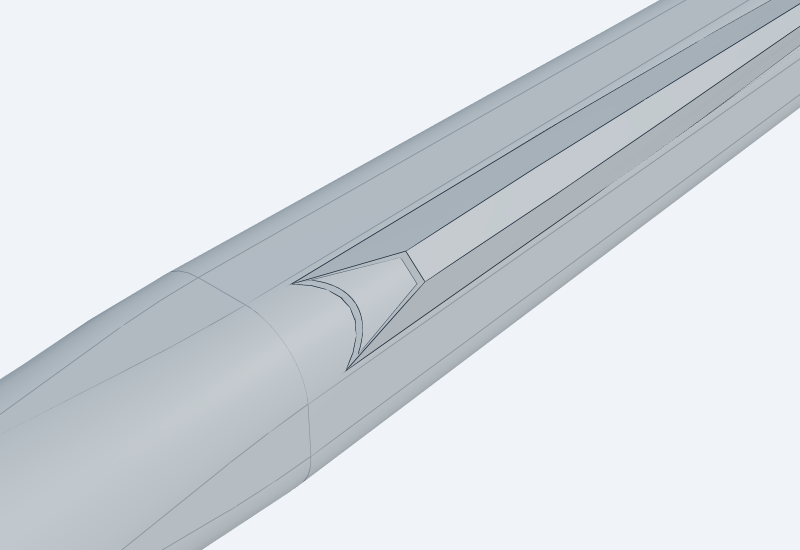
#> input picture cad/halberd_rounded_square/reviews/Intake_R3_mouth.png, 1600 x 1100 px, given in place of Intake_R3_front.png, which was not available (shown at 1/2 size)
$ python review_intake_r3.py ../reviews/Intake_R3_mouth.png
#> lines starting #> are read from the running program, lines starting #| are printed output that depends on the picture; pictures that were not available may be replaced by others from this repository, and a replacement may not be noted
"""True orthographic front/profile/taper views for the annotated R3 brief."""
import json
import hashlib
import subprocess
import sys
from pathlib import Path
from PIL import Image, ImageDraw, ImageFont

ROOT=Path(__file__).resolve().parents[1]

if __name__=="__main__" and "--manifest-only" not in sys.argv:
    cameras={
        "context":{"direction":[.35,1,.65]},
        "opposite":{"direction":[-.35,-1,-.65]},
        "front":{"direction":[1,0,0]},
        "rear":{"direction":[-1,0,0]},
        # With Z-up, these two normals project local radial/tangent axes as
        # screen-up. Direction-only specifications retain true orthographic.
        "profile":{"direction":[0,1,-1]},
        "taper":{"direction":[0,1,1]},
        "mouth":{"position":[1280,680,720],"target":[600,80,80],"zoom":2.0},
        "fin_seat":{"position":[-650,700,-350],"target":[-1010,100,100],"zoom":1.5},
    }
    jobs=[]
    for view,camera in cameras.items():
        close=view in ("mouth","fin_seat","front","rear")
        jobs.append(dict(input=str(ROOT/"STEP"/"Selected_Intake_R3.step"),mode="view",theme="snapshot",
                         display={"mode":"solid" if view in ("mouth","fin_seat") else "rendered"},
                         outputs=[{"path":str(ROOT/"reviews"/f"Intake_R3_{view}.png"),"camera":camera}],
                         width=1600 if close else 2400,height=1100 if close else 850,
                         render={"padding":.08,"viewLabels":False}))
    jobs.extend([
        dict(input=str(ROOT/"STEP"/"Selected_Intake_R3_Separated.step"),mode="view",theme="snapshot",
             display={"mode":"rendered"},width=2400,height=850,
             outputs=[{"path":str(ROOT/"reviews"/"Intake_R3_separated.png"),"camera":{"direction":[-.3,1,.65]}}],
             render={"padding":.08,"viewLabels":False}),
        dict(input=str(ROOT/"STEP"/"Selected_Intake_R3_Section.step"),mode="view",theme="snapshot",
             display={"mode":"solid"},width=1400,height=1400,
             outputs=[{"path":str(ROOT/"reviews"/"Intake_R3_section.png"),"camera":{"direction":[1,0,0]}}],
             render={"padding":.08,"viewLabels":False}),
    ])
    path=ROOT/"reviews"/"intake_R3_snapshot.json"
    path.write_text(json.dumps(jobs,indent=2)+"\n")
    subprocess.run([sys.executable,"-m","cadgen.cli","step","snapshot","--job",str(path)],check=True)
#> (this line was passed over: subprocess is not available in this run)
    font=ImageFont.truetype("C:/Windows/Fonts/arial.ttf",25)
    packets=(
        ("Drawing_Views",("front","profile","section","taper"),1100,650),
        ("Details",("mouth","fin_seat"),1200,825),
        ("Context",("context","opposite","rear","separated"),1200,550),
    )
    for title,views,w,h in packets:
        board=Image.new("RGB",(2*w,90+((len(views)+1)//2)*(h+50)),"#edf2f7")
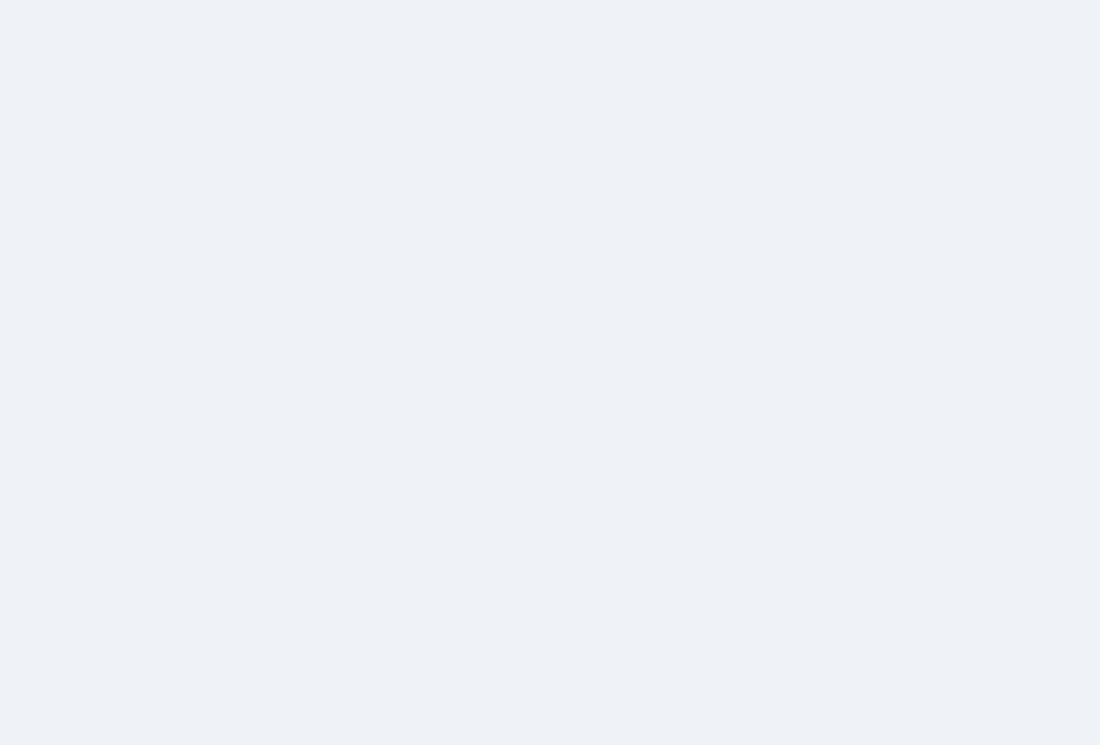
#> board: PIL image 2200x1490 RGB (shown at 1/2 size); mean R, G, B 237, 242, 247
        draw=ImageDraw.Draw(board)
        draw.text((18,14),"HALBERD R3 / DRAWING-LED INTAKE + FIN / SINGLE STATION PROTOTYPE",font=font,fill="#24394a")
        draw.text((18,48),"Thin curved-floor mouth; taper reaches stage seam; fin sits on rear housing",font=font,fill="#24394a")
        for i,view in enumerate(views):
            x=(i%2)*w; y=90+(i//2)*(h+50)
            draw.text((x+18,y+10),view.upper().replace("_"," "),font=font,fill="#24394a")
            image=Image.open(ROOT/"reviews"/f"Intake_R3_{view}.png").convert("RGB")
            image.thumbnail((w,h))
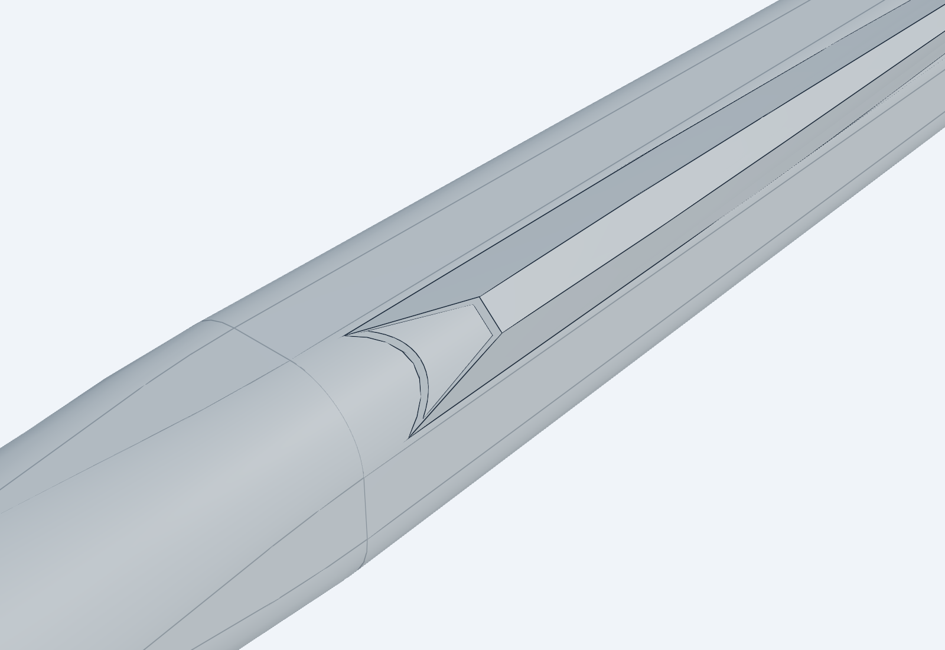
#> image: PIL image 945x650 RGB; mean R, G, B 213.8, 219.5, 225
            board.paste(image,(x+(w-image.width)//2,y+50+(h-image.height)//2))
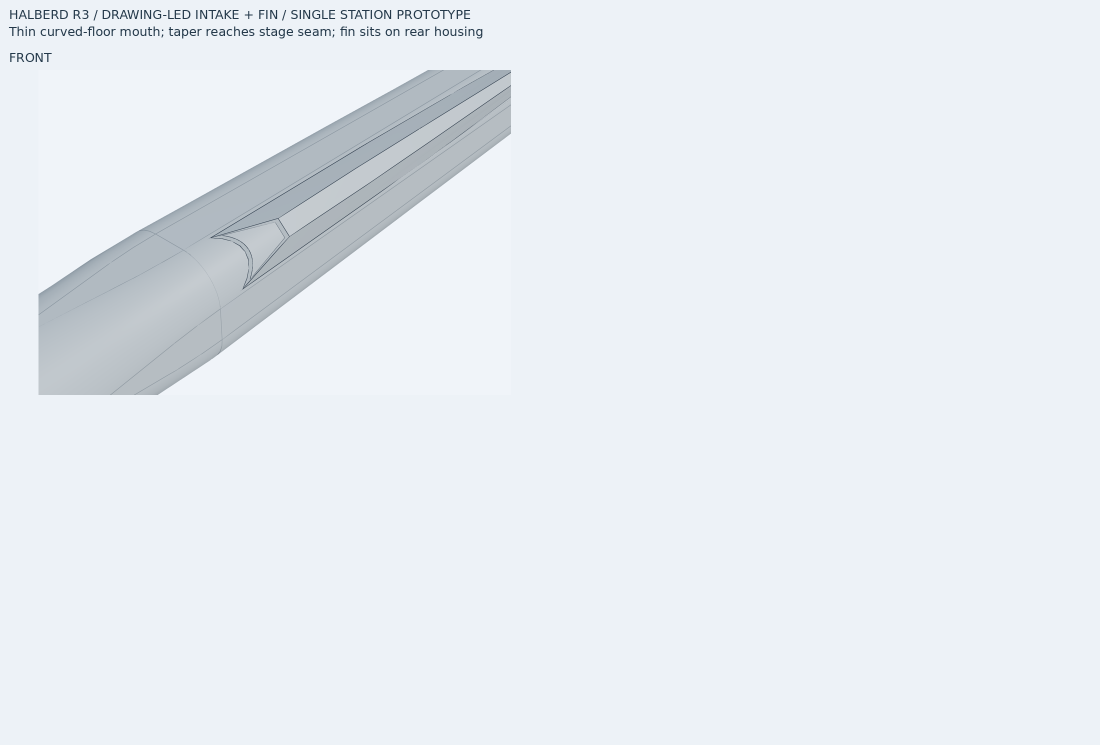
#> board: PIL image 2200x1490 RGB (shown at 1/2 size); mean R, G, B 232, 237.2, 242.4
#> (the run stopped early here; a loop or call above may not have finished)

$ run again, on cad/halberd_rounded_square/reviews/ABC_Details.png
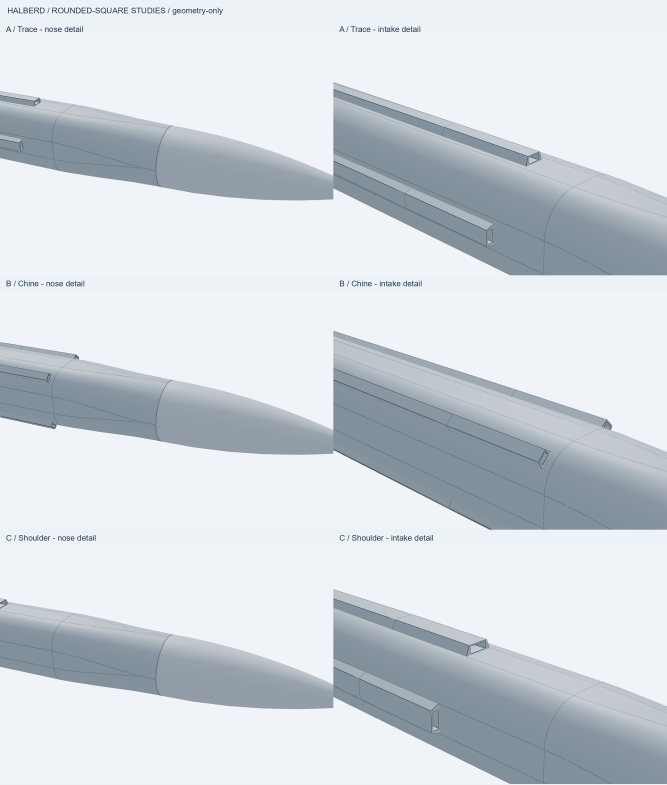
#> input picture cad/halberd_rounded_square/reviews/ABC_Details.png, 2000 x 2353 px, given in place of Intake_R3_front.png, which was not available (shown at 1/3 size)
#> image is the input picture: PIL image 2000x2353 RGB; mean R, G, B 208.4, 215.1, 221.8
#> `image.thumbnail((w,h))`:
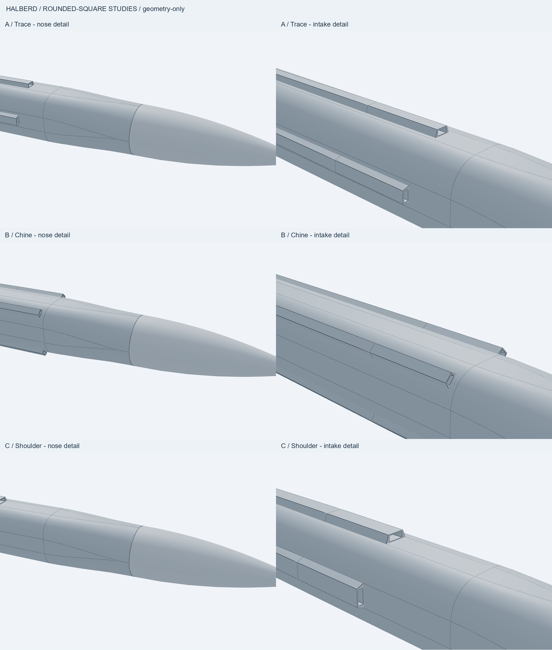
#> image: PIL image 552x650 RGB; mean R, G, B 208.4, 215.1, 221.8
#> `board.paste(image,(x+(w-image.width)//2,y+50+(h-image.height)//2))`:
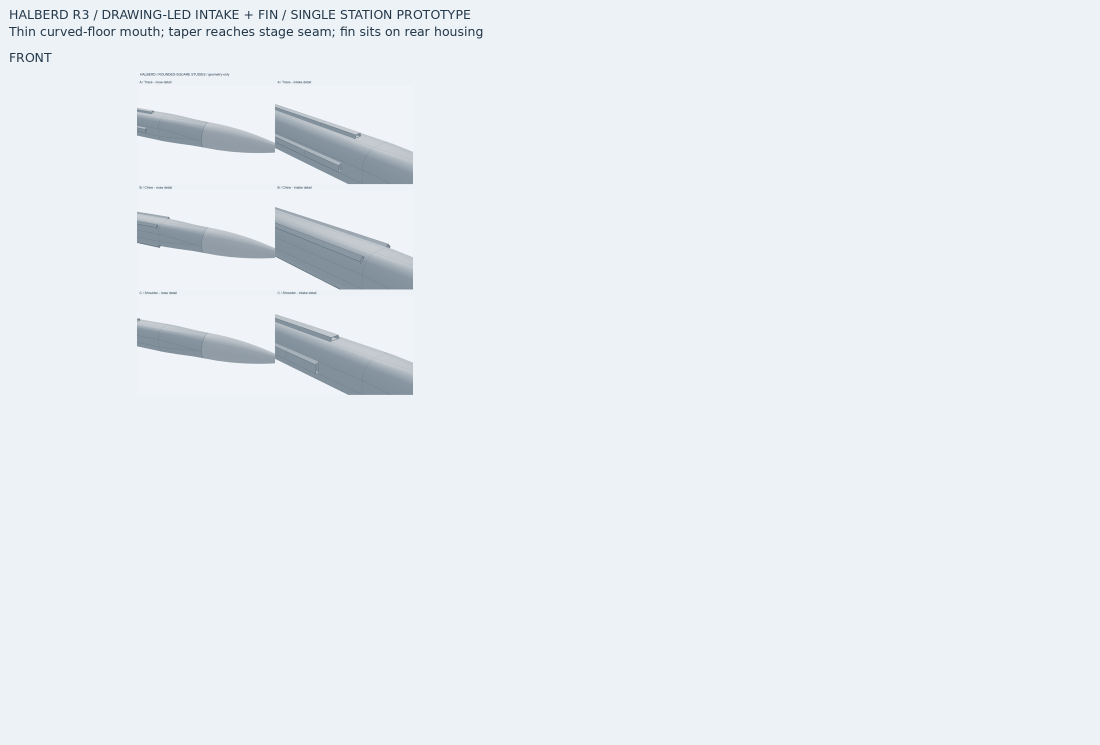
#> board: PIL image 2200x1490 RGB (shown at 1/2 size); mean R, G, B 233.3, 238.5, 243.7

$ run again, on cad/halberd_rounded_square/reviews/ABC_Opposed.png
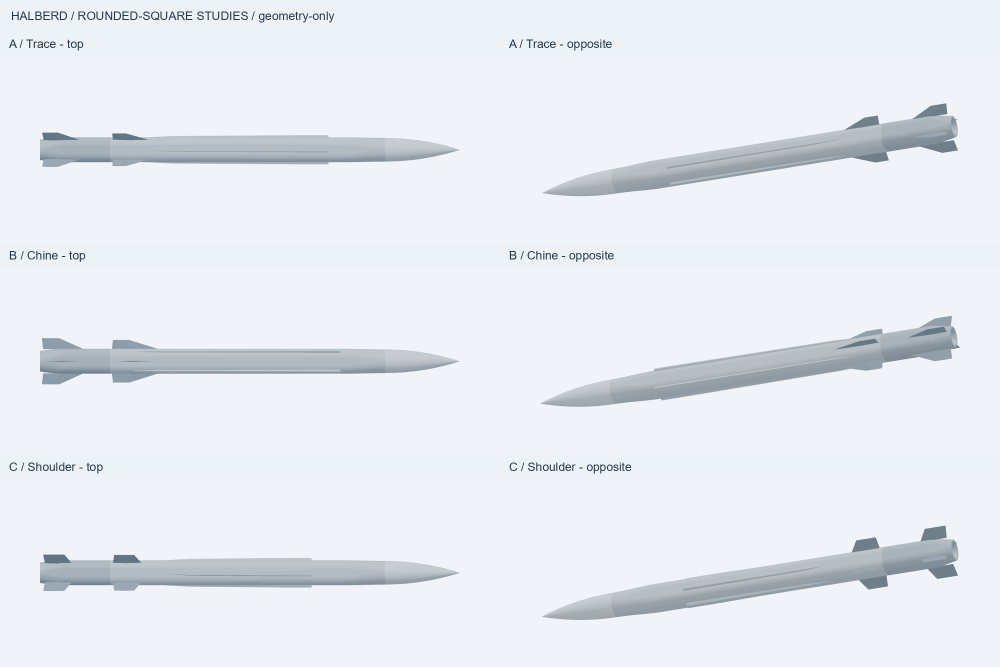
#> input picture cad/halberd_rounded_square/reviews/ABC_Opposed.png, 2000 x 1333 px, given in place of Intake_R3_front.png, which was not available (shown at 1/2 size)
#> image is the input picture: PIL image 2000x1333 RGB; mean R, G, B 231.1, 235.9, 241.2
#> `image.thumbnail((w,h))`:
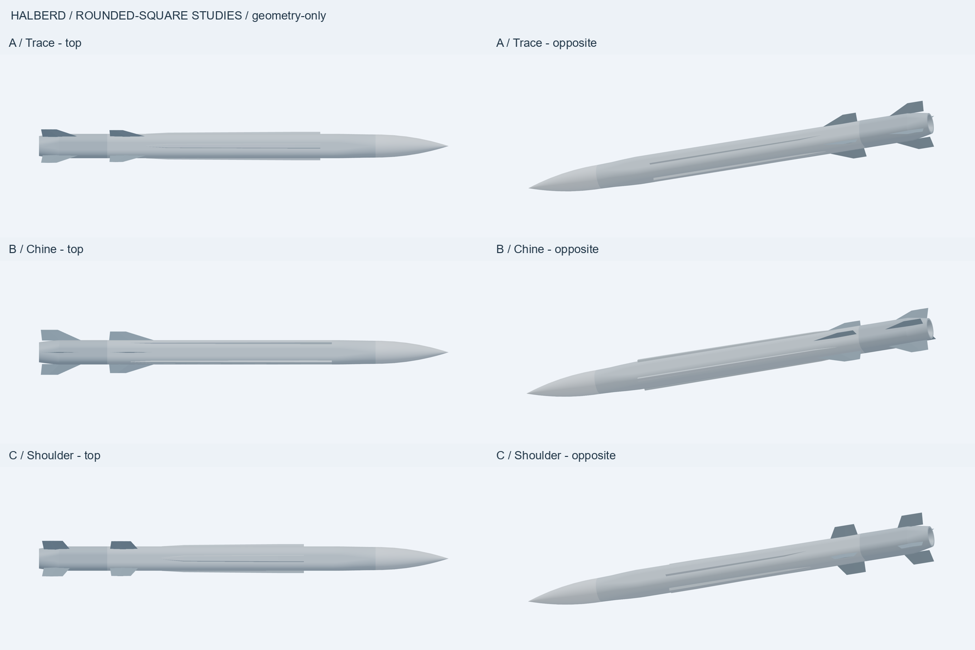
#> image: PIL image 975x650 RGB; mean R, G, B 231.1, 235.9, 241.2
#> `board.paste(image,(x+(w-image.width)//2,y+50+(h-image.height)//2))`:
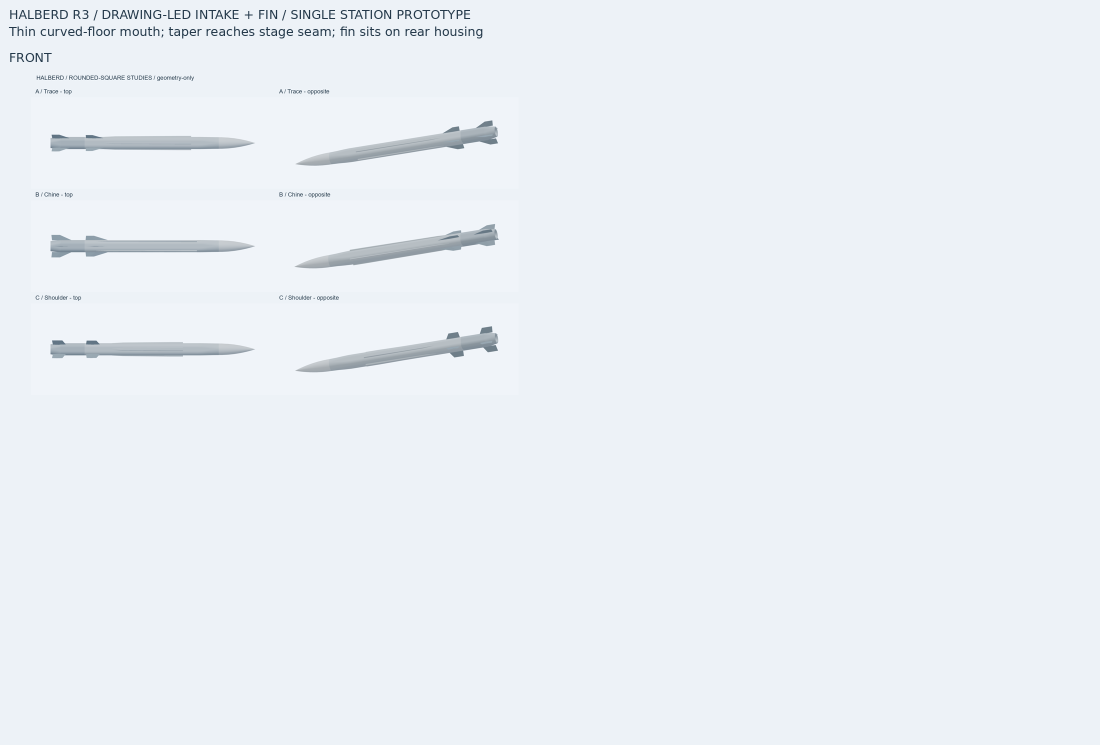
#> board: PIL image 2200x1490 RGB (shown at 1/2 size); mean R, G, B 235.3, 240.3, 245.4
